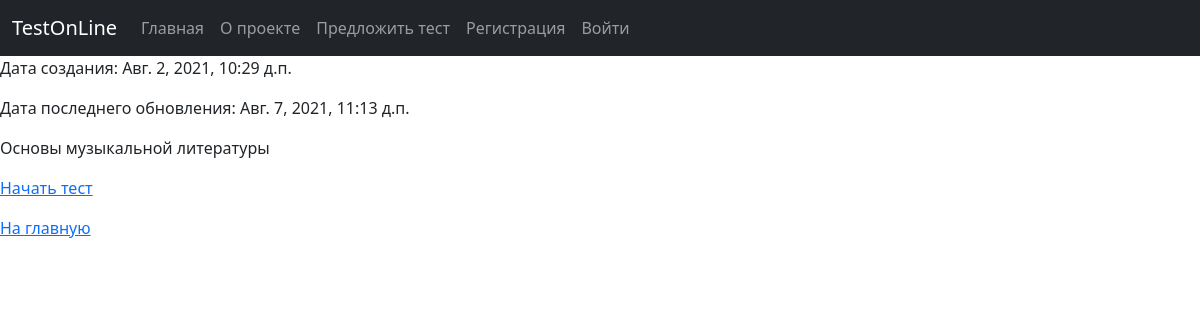
The app's page /quiz/5/ with its own data.
### quiz/models.py (models this page shows, shortened)
class Quiz(models.Model):
    name = models.CharField(max_length=300, verbose_name='Название')
    subject = models.CharField(max_length=120, verbose_name='Тематика')
    created_date = models.DateTimeField(auto_now_add=True, verbose_name='Дата создания')
    update_at = models.DateTimeField(auto_now=True, verbose_name='Дата редактирования')
    class Meta:
        verbose_name = 'Тесты'
        verbose_name_plural = 'Тесты'
        ordering = ['-created_date', 'subject']

### quiz/views.py (the view)
# urls.py: path('quiz/<int:pk>/', QuizView.as_view(), name='quiz'),
class QuizView(View):
    def get(self, request, pk):
        quiz = Quiz.objects.get(id=pk)
        return render(request, 'quiz/quiz.html', {'quiz': quiz, 'menu': MENU})

### quiz/templates/quiz/quiz.html (shortened to what this page needs)
{% extends 'quiz/general.html' %}
{% block content %}
  <p>Дата создания: {{ quiz.created_date }}</p>
  <p>Дата последнего обновления: {{ quiz.update_at }}</p>
  <p>{{ quiz.name }}</p>
  <p><a href="{% url 'passing' %}?quiz_pk={{ quiz.pk }}">Начать тест</a></p>
  <p><a href="{% url 'index' %}">На главную</a> </p>
{% endblock %}

### records on screen
Quiz: created_date "Авг. 2, 2021, 10:29 д.п.", update_at "Авг. 7, 2021, 11:13 д.п.", name "Основы музыкальной литературы"

### other values on screen
{{ el.title }} "Главная" "О проекте" "Предложить тест"
